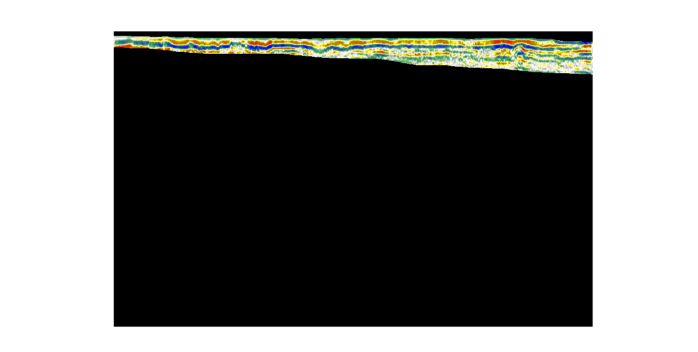
#> input picture Data/AttributeSections/m1_attr_sm.png, 1396 x 703 px, given in place of o1_attr_sm.png, which was not available (shown at 1/2 size)
$ jupyter execute --allow-errors attr_image_proc_dip.ipynb   (shell and % lines are left out)   (text cells are left out)
#> lines starting #> are read from the running program, lines starting #| are printed output that depends on the picture; after the words box and inside, x2 and y2 are one past the last pixel; in counts of white or black regions, pixels touching at a corner belong together; pictures that were not available may be replaced by others from this repository, and a replacement may not be noted
[cell 1]
import os
import matplotlib.pyplot as plt
import matplotlib.image as img
import matplotlib.colors as mcol
import numpy as  np
from PIL import Image
import random

[cell 2]
filename='o1_attr_sm'
y_mod=134000
z_mod=1700
seis=img.imread('Data\AttributeSections\%s.png' % filename)
#> seis is the input picture: shape (703, 1396, 3) float32; mean R, G, B 0.452, 0.455, 0.445

seis_clean=seis[63:652,228:1184,:] #Dip final
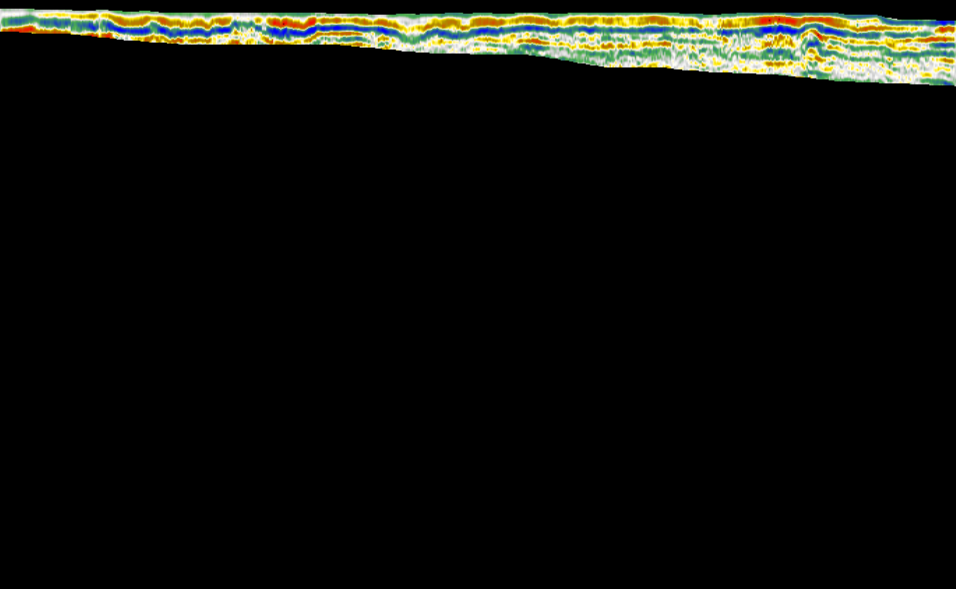
#> seis_clean: shape (589, 956, 3) float32; mean R, G, B 0.0501, 0.0539, 0.0379

dims=seis_clean.shape
#> dims = (589, 956, 3)

[cell 3]
seis_int=seis_clean[:,:,0]
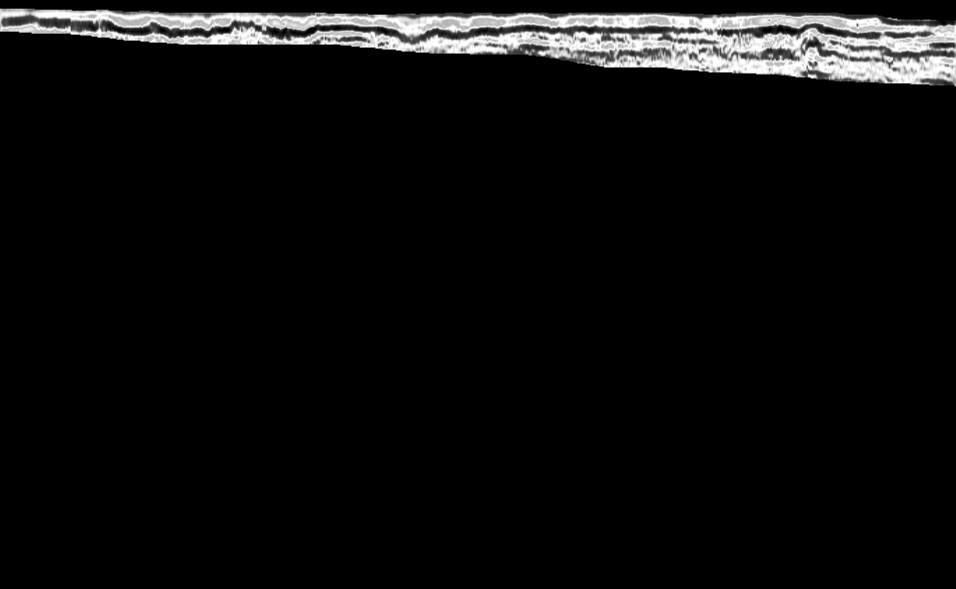
#> seis_int: shape (589, 956) float32; min 0, max 1, mean 0.0501
for j in range(0,dims[1]):
    for k in range(0,dims[0]):
        seis_int[k,j]=0.299*seis_clean[k,j,0]+0.587*seis_clean[k,j,1]+0.114*seis_clean[k,j,2]
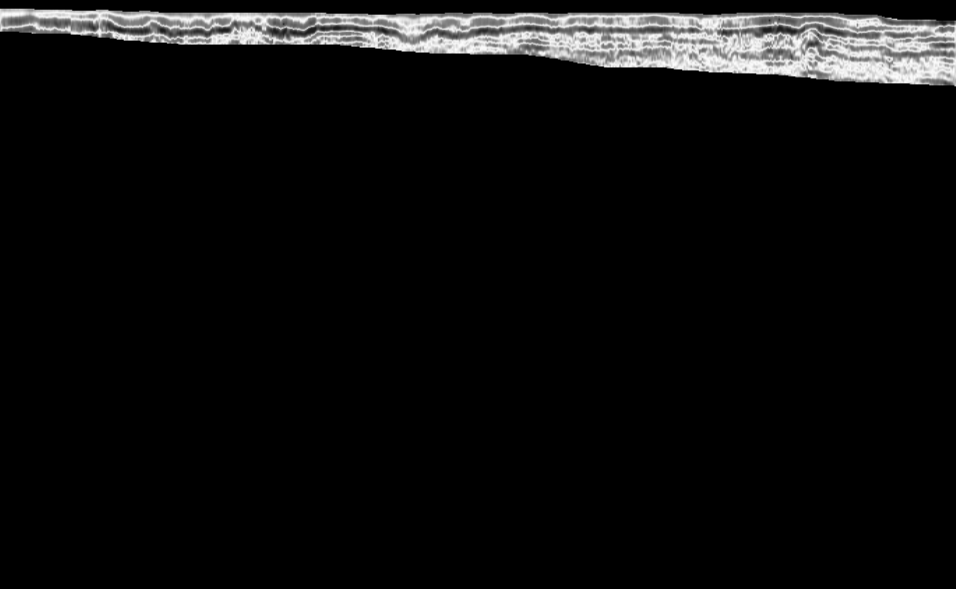
#> seis_int: shape (589, 956) float32; 7.28% of pixels changed, all inside (x1, y1, x2, y2) = (0, 8, 956, 87)

[cell 4]
fig1,(ax1,ax3)=plt.subplots(2,sharex=True)
ax1.imshow(seis_clean)
ax3.imshow(seis_int,cmap='gray',vmin=0,vmax=1)
plt.xlabel('Pixels')
ax1.set_aspect(aspect=0.5)
ax3.set_aspect(aspect=0.5)
fig1=plt.gcf()
plt.show()
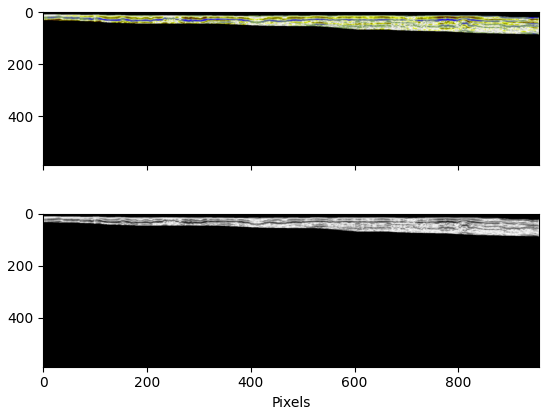
#> figure drawn by matplotlib, 2 panels

[cell 5]
dims=seis_clean.shape
y_pix=np.linspace(40220,114720,dims[1])
#> y_pix = 956 values from 40220 to 114720
z_pix=np.linspace(0,z_mod,dims[0])
#> z_pix = 589 values from 0 to 1700
yloc=np.zeros((dims[0],dims[1]))
zloc=np.zeros((dims[0],dims[1]))


for j in range(0,dims[1]):
    zloc[:,j]=0-z_pix
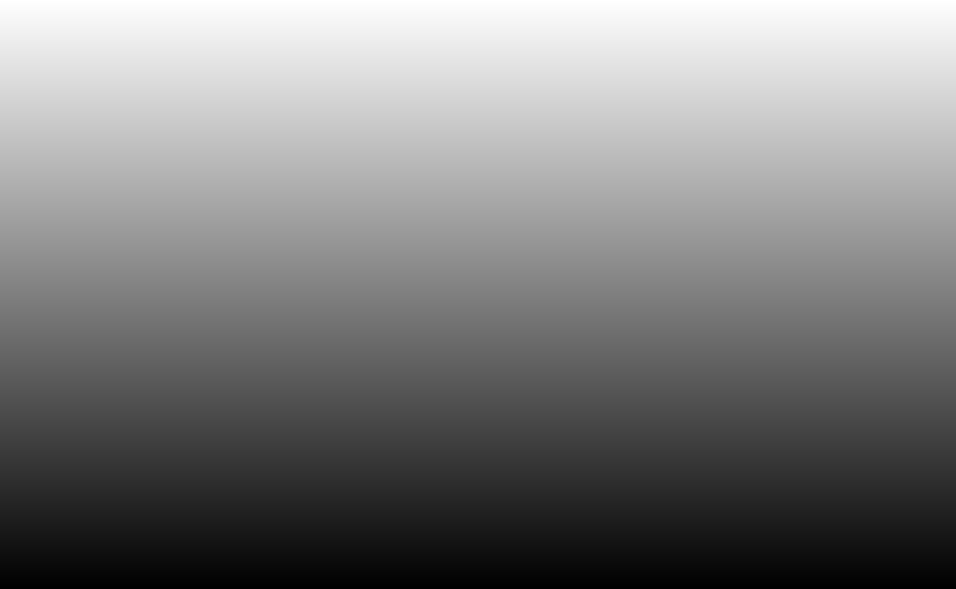
#> zloc: shape (589, 956) float64; min -1700, max 0, mean -850; drawn with min black and max white
for k in range(0,dims[0]):
    yloc[k,:]=y_pix
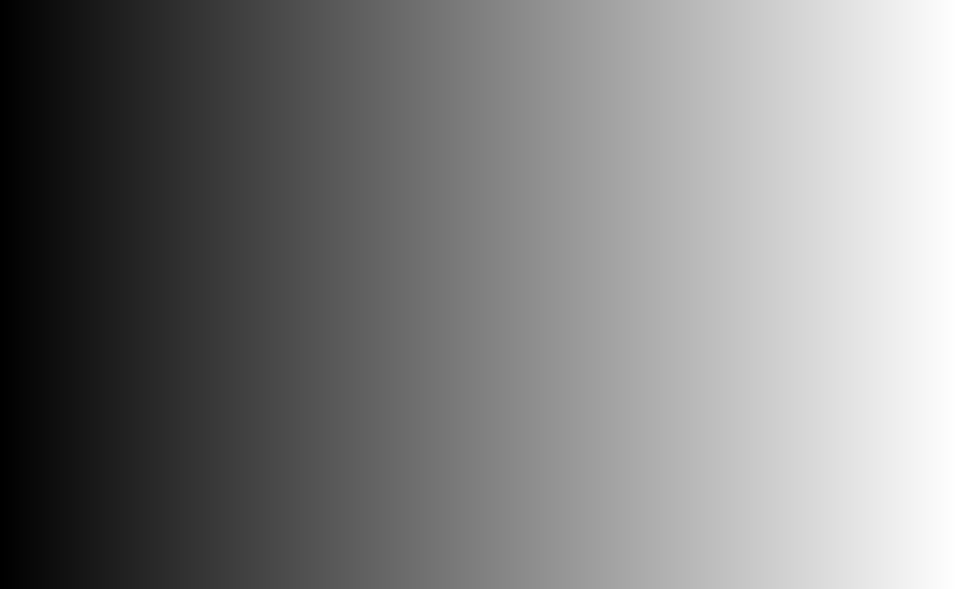
#> yloc: shape (589, 956) float64; min 40220, max 114720, mean 77470; drawn with min black and max white
plt.contourf(yloc,zloc,seis_int,cmap='gray',vmin=0,vmax=1)
plt.show()
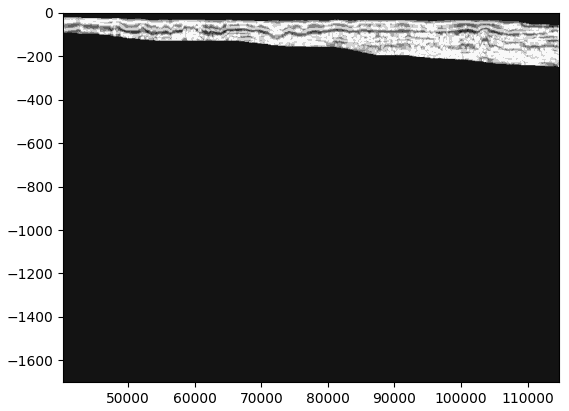
#> figure drawn by matplotlib, 1 panel
# # dipline
xx=40800*np.ones((dims[0]*dims[1]))
#data_out=np.stack((xx,np.flipud(yloc.flatten()),zloc.flatten(),seis_int.flatten()),axis=1)
data_out=np.stack((xx,yloc.flatten(),zloc.flatten(),seis_int.flatten()),axis=1)

#Save data
np.savetxt('Temp\%s_xyz.txt'% filename,
           data_out,delimiter=',',
           fmt='%10.3f')

[cell 6]
#clean up
data_in=open('Temp\%s_xyz.txt'% filename,'r').readlines()


with open('Temp\%s_xyz_clean.txt' % filename, 'w') as outfile:
    for line in data_in:
        check=line.strip().split(',')[3]
        check2=line.strip().split(',')[2]
        if check!='     0.000' and check2!='     0.000':
            outfile.write(line)
outfile.close()
# random selection
data_clean=open('Temp\%s_xyz_clean.txt'% filename,'r').readlines()
full=len(data_clean)
samp_size=int(0.25*full) # set sample size of pixels
data_ran_samp=random.sample(data_clean,samp_size)
with open('Data\Attr_dip\%s_xyz_clean_ran.txt' % filename, 'w') as outfile:
    outfile.write('#X,Y,Z,attr \n')
    for line in data_ran_samp:
        outfile.write(line)
outfile.close()

$ run again, on Data/AttributeSections/m41_attr_sm_str.png
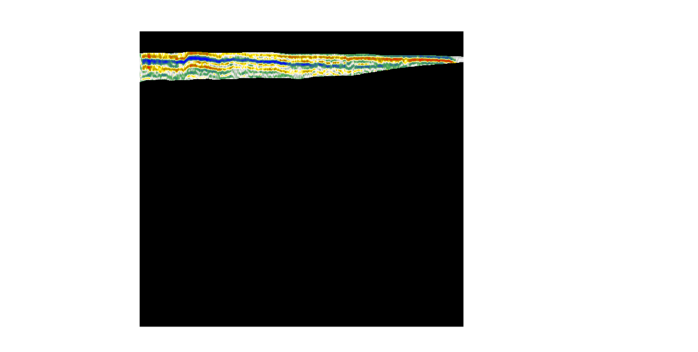
#> input picture Data/AttributeSections/m41_attr_sm_str.png, 1396 x 703 px, given in place of o1_attr_sm.png, which was not available (shown at 1/2 size)
#> seis is the input picture: shape (703, 1396, 3) float32; mean R, G, B 0.629, 0.63, 0.624
#> after the loop `for j in range(0,dims[1]):`:
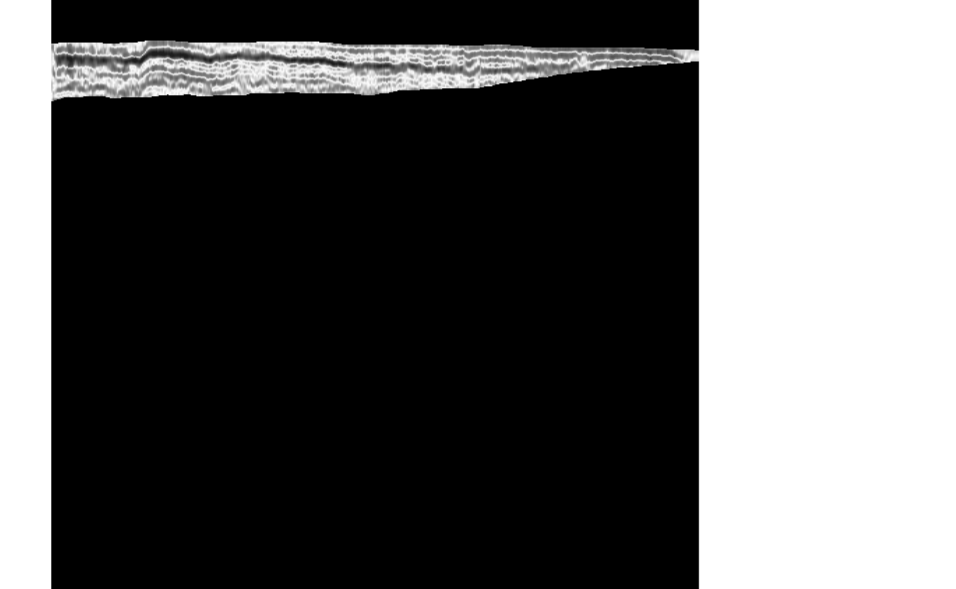
#> seis_int: shape (589, 956) float32; min 0, max 1, mean 0.356
#> `plt.show()`:
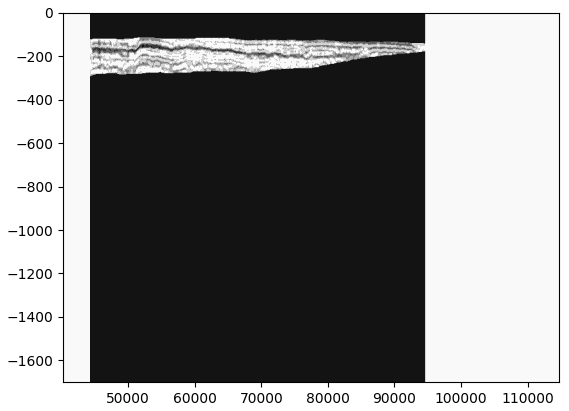
#> figure drawn by matplotlib, 1 panel
